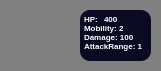
        <widget class="QWidget" name="pl1_ag21_widget" native="true">
         <property name="minimumSize">
          <size>
           <width>161</width>
           <height>71</height>
          </size>
         </property>
         <property name="styleSheet">
          <string notr="true">QWidget{
background-color: #808080;
border-radius:10px;
}</string>
         </property>
         <widget class="QTextBrowser" name="textBrowser_21">
          <property name="geometry">
           <rect>
            <x>80</x>
            <y>10</y>
            <width>71</width>
            <height>51</height>
           </rect>
          </property>
          <property name="styleSheet">
           <string notr="true">color:white;
background-color : #0a0a22;
border:none;
</string>
          </property>
          <property name="verticalScrollBarPolicy">
           <enum>Qt::ScrollBarPolicy::ScrollBarAlwaysOff</enum>
          </property>
          <property name="horizontalScrollBarPolicy">
           <enum>Qt::ScrollBarPolicy::ScrollBarAlwaysOff</enum>
          </property>
          <property name="html">
           <string>&lt;!DOCTYPE HTML PUBLIC &quot;-//W3C//DTD HTML 4.0//EN&quot; &quot;http://www.w3.org/TR/REC-html40/strict.dtd&quot;&gt;
&lt;html&gt;&lt;head&gt;&lt;meta name=&quot;qrichtext&quot; content=&quot;1&quot; /&gt;&lt;meta charset=&quot;utf-8&quot; /&gt;&lt;style type=&quot;text/css&quot;&gt;
p, li { white-space: pre-wrap; }
hr { height: 1px; border-width: 0; }
li.unchecked::marker { content: &quot;\2610&quot;; }
li.checked::marker { content: &quot;\2612&quot;; }
&lt;/style&gt;&lt;/head&gt;&lt;body style=&quot; font-family:'Segoe UI'; font-size:9pt; font-weight:400; font-style:normal;&quot;&gt;
&lt;p align=&quot;justify&quot; style=&quot; margin-top:12px; margin-bottom:12px; margin-left:0px; margin-right:0px; -qt-block-indent:0; text-indent:0px;&quot;&gt;&lt;span style=&quot; font-size:6pt; font-weight:700;&quot;&gt;HP: &lt;br /&gt;Mobility: 2&lt;br /&gt;Damage: 100&lt;br /&gt;AttackRange: 1&lt;/span&gt;&lt;/p&gt;&lt;/body&gt;&lt;/html&gt;</string>
          </property>
         </widget>
         <widget class="QPushButton" name="pl1_ag21_btn">
          <property name="geometry">
           <rect>
            <x>10</x>
            <y>10</y>
            <width>61</width>
            <height>51</height>
           </rect>
          </property>
          <property name="styleSheet">
           <string notr="true">background-image:url(&quot;:/src/images/Agent/Tusk&quot;);
background-repeat:no-repeat;
background-position:center;
background-origin:content;
background-size:cover;</string>
          </property>
          <property name="text">
           <string/>
          </property>
         </widget>
         <widget class="QTextBrowser" name="pl1_ag21_HP">
          <property name="geometry">
           <rect>
            <x>100</x>
            <y>10</y>
            <width>25</width>
            <height>15</height>
           </rect>
          </property>
          <property name="styleSheet">
           <string notr="true">color:white;
background-color : #0a0a22;
border:none;</string>
          </property>
          <property name="verticalScrollBarPolicy">
           <enum>Qt::ScrollBarPolicy::ScrollBarAlwaysOff</enum>
          </property>
          <property name="html">
           <string>&lt;!DOCTYPE HTML PUBLIC &quot;-//W3C//DTD HTML 4.0//EN&quot; &quot;http://www.w3.org/TR/REC-html40/strict.dtd&quot;&gt;
&lt;html&gt;&lt;head&gt;&lt;meta name=&quot;qrichtext&quot; content=&quot;1&quot; /&gt;&lt;meta charset=&quot;utf-8&quot; /&gt;&lt;style type=&quot;text/css&quot;&gt;
p, li { white-space: pre-wrap; }
hr { height: 1px; border-width: 0; }
li.unchecked::marker { content: &quot;\2610&quot;; }
li.checked::marker { content: &quot;\2612&quot;; }
&lt;/style&gt;&lt;/head&gt;&lt;body style=&quot; font-family:'Segoe UI'; font-size:9pt; font-weight:400; font-style:normal;&quot;&gt;
&lt;p style=&quot; margin-top:0px; margin-bottom:0px; margin-left:0px; margin-right:0px; -qt-block-indent:0; text-indent:0px;&quot;&gt;&lt;span style=&quot; font-size:6pt; font-weight:700;&quot;&gt;400&lt;/span&gt;&lt;/p&gt;&lt;/body&gt;&lt;/html&gt;</string>
          </property>
         </widget>
        </widget>
